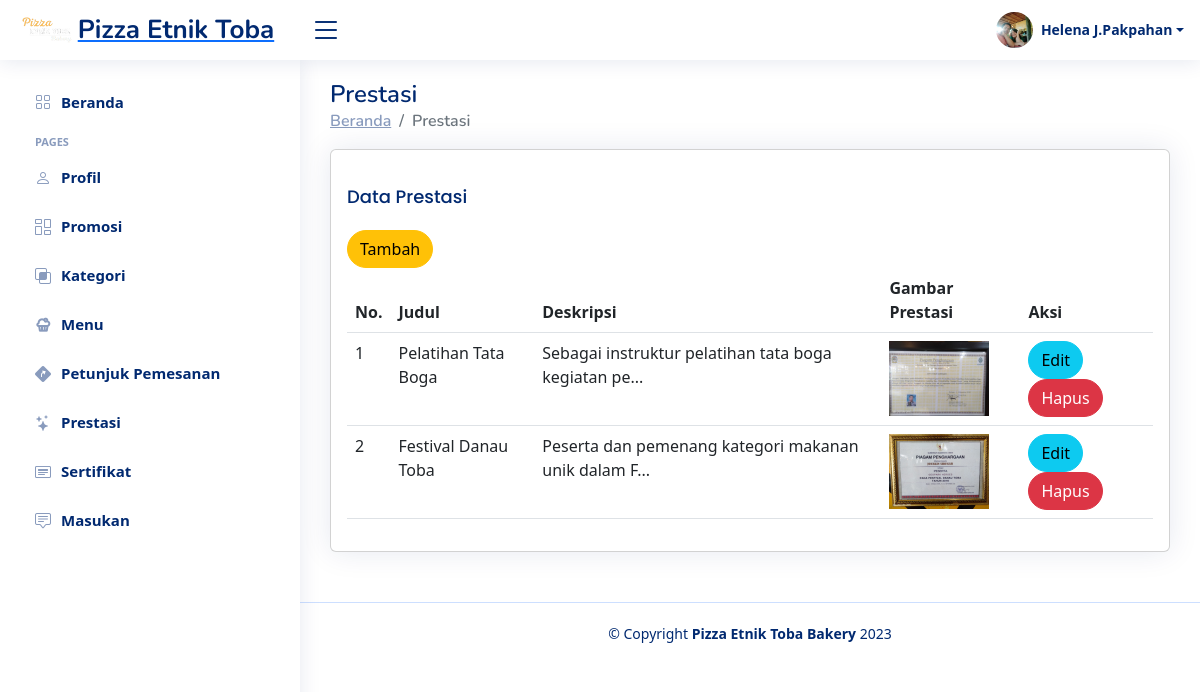
Page /Website/Admin/prestasi.php (signed in) on the committed database.
### tables this page shows
CREATE TABLE `prestasi` (
  `id_prestasi` int(11) NOT NULL,
  `judul_prestasi` varchar(255) NOT NULL,
  `deskripsi_prestasi` varchar(255) NOT NULL,
  `gambar_prestasi` varchar(255) NOT NULL,
  `id_admin` int(11) NOT NULL DEFAULT 1
);

### Website/Admin/prestasi.php (the view, shortened to what this page needs)
<?php
include_once('../koneksi/koneksi.php');
?>
<!DOCTYPE html>
<html lang="en">
<head>
    <link rel="stylesheet" href="style.css">
    <link href="vendor/bootstrap/css/bootstrap.min.css" rel="stylesheet">
    <link href="vendor/bootstrap-icons/bootstrap-icons.css" rel="stylesheet">
    <link href="vendor/boxicons/css/boxicons.min.css" rel="stylesheet">
    <link href="vendor/quill/quill.snow.css" rel="stylesheet">
    <link href="vendor/quill/quill.bubble.css" rel="stylesheet">
    <link href="vendor/remixicon/remixicon.css" rel="stylesheet">
    <link href="vendor/simple-datatables/style.css" rel="stylesheet">
</head>
<?php include 'header.php' ?>
<?php include 'sidebar.php' ?>
<main id="main" class="main">
    <div class="pagetitle">
        <h1>Prestasi</h1>
        <nav>
            <ol class="breadcrumb">
                <li class="breadcrumb-item"><a href="index.php">Beranda</a></li>
                <li class="breadcrumb-item active">Prestasi</li>
            </ol>
        </nav>
    </div>
    <section class="section">
        <div class="row">
            <div class="col-lg-12">
                <div class="card">
                    <div class="card-body">
                        <h5 class="card-title">Data Prestasi</h5>
                        <a href="add-prestasi.php"><button type="button" class="btn btn-warning rounded-pill">Tambah</button></a>
                        <div class="table-responsive">
                        <table class="table datatable">
                            <thead>
                                <tr>
                                    <th scope="col">No.</th>
                                    <th scope="col">Judul</th>
                                    <th scope="col">Deskripsi</th>
                                    <th scope="col">Gambar Prestasi</th>
                                    <th scope="col">Aksi</th>
                                </tr>
                            </thead>
                            <tbody>
                                <?php
                                $no = 1;
                                $query = 'SELECT * FROM prestasi';
                                $result_set = $koneksi->query($query);
                                while ($row = $result_set->fetch_assoc()) {
                                ?>
                                    <tr>
                                        <td><?= $no; ?></td>
                                        <td><?= $row['judul_prestasi']; ?></td>
                                        <td><?= substr($row['deskripsi_prestasi'], 0, 50); ?>...</td>
                                        <td><img src="../../pictures/<?php echo $row['gambar_prestasi']; ?>" style="width:100px;"></td>
                                        <td>
                                            <a href="edit-prestasi.php?id=<?php echo $row['id_prestasi']; ?>&gambar=<?php echo $row['gambar_prestasi']; ?>"><button type="button" class="btn btn-info rounded-pill">Edit</button></a>
                                            <a href="hapus.php?id=<?php echo $row['id_prestasi']; ?>&gambar=<?php echo $row['gambar_prestasi']; ?>&tabel=prestasi" onclick="return confirm('Anda yakin akan menghapus data ini?')"><button type="button" class="btn btn-danger rounded-pill">Hapus</button>
                                        </td>
                                    </tr>
                                <?php $no++;
                                } ?>
                            </tbody>
                        </table>
                        </div>
                    </div>
                </div>
            </div>
        </div>
    </section>
</main>
<?php include 'footer.php' ?>
</body>
</html>

### Website/Admin/header.php (shortened to what this page needs)
<?php
    include_once('../koneksi/koneksi.php');
    $query = 'SELECT * FROM admin';
    $result_set = $koneksi->query($query);
    $row = $result_set->fetch_assoc();
?>
<header id="header" class="header fixed-top d-flex align-items-center">
    <div class="d-flex align-items-center justify-content-between">
        <a href="index.php" class="logo d-flex align-items-center">
            <img src="assets/img/logo.png" alt="">
            <span class="d-none d-lg-block">Pizza Etnik Toba</span>
        </a>
        <i class="bi bi-list toggle-sidebar-btn"></i>
    </div>
    <nav class="header-nav ms-auto">
        <ul class="d-flex align-items-center">
            <li class="nav-item dropdown pe-3">
                <a class="nav-link nav-profile d-flex align-items-center pe-0" href="#" data-bs-toggle="dropdown">
                    <img src="../../pictures/<?php echo $row['foto_admin'];?>" alt="Profile" class="rounded-circle">
                    <span class="d-none d-md-block dropdown-toggle ps-2"><?php echo  $row['nama_admin'];?></span>
                </a>
            </li>
        </ul>
    </nav>
</header>

### Website/Admin/style.css (style rules this page uses)
:root { scroll-behavior: smooth; }
a { color: #4154f1; text-decoration: none; }
h1, h2, h3, h4, h5, h6 { font-family: "Nunito", sans-serif; }
#main { margin-top: 60px; padding: 20px 30px; transition: all 0.3s; }
.pagetitle { margin-bottom: 10px; }
.pagetitle h1 { font-size: 24px; margin-bottom: 0; font-weight: 600; color: #012970; }
.card { margin-bottom: 30px; border: none; border-radius: 5px; box-shadow: 0px 0 30px rgba(1, 41, 112, 0.1); }
.card-title { padding: 20px 0 15px 0; font-size: 18px; font-weight: 500; color: #012970; font-family: "Poppins", sans-serif; }
.card-body { padding: 0 20px 20px 20px; }
.breadcrumb { font-size: 14px; font-family: "Nunito", sans-serif; color: #899bbd; font-weight: 600; }
.breadcrumb a { color: #899bbd; transition: 0.3s; }
.breadcrumb .breadcrumb-item::before { color: #899bbd; }
.breadcrumb .active { color: #51678f; font-weight: 600; }
.logo { line-height: 1; }
@media (min-width: 1200px) { .logo { width: 280px; } }
.logo img { max-height: 26px; margin-right: 6px; }
.logo span { font-size: 26px; font-weight: 700; color: #012970; font-family: "Nunito", sans-serif; }
.header { transition: all 0.5s; z-index: 997; height: 60px; box-shadow: 0px 2px 20px rgba(1, 41, 112, 0.1); background-color: #fff; padding-left: 20px; }
.header .toggle-sidebar-btn { font-size: 32px; padding-left: 10px; cursor: pointer; color: #012970; }
.header-nav ul { list-style: none; }
.header-nav > ul { margin: 0; padding: 0; }
.header-nav .nav-profile { color: #012970; }
.header-nav .nav-profile img { max-height: 36px; }
.header-nav .nav-profile span { font-size: 14px; font-weight: 600; }
@media (min-width: 1200px) { #main, #footer { margin-left: 300px; } }

### rows in the picture
prestasi: judul_prestasi "Pelatihan Tata Boga", deskripsi_prestasi "Sebagai instruktur pelatihan tata boga kegiatan pe", gambar_prestasi (picture)
prestasi: judul_prestasi "Festival Danau Toba", deskripsi_prestasi "Peserta dan pemenang kategori makanan unik dalam F", gambar_prestasi (picture)

### other values in the picture
$row['nama_admin'] "Helena J.Pakpahan"
